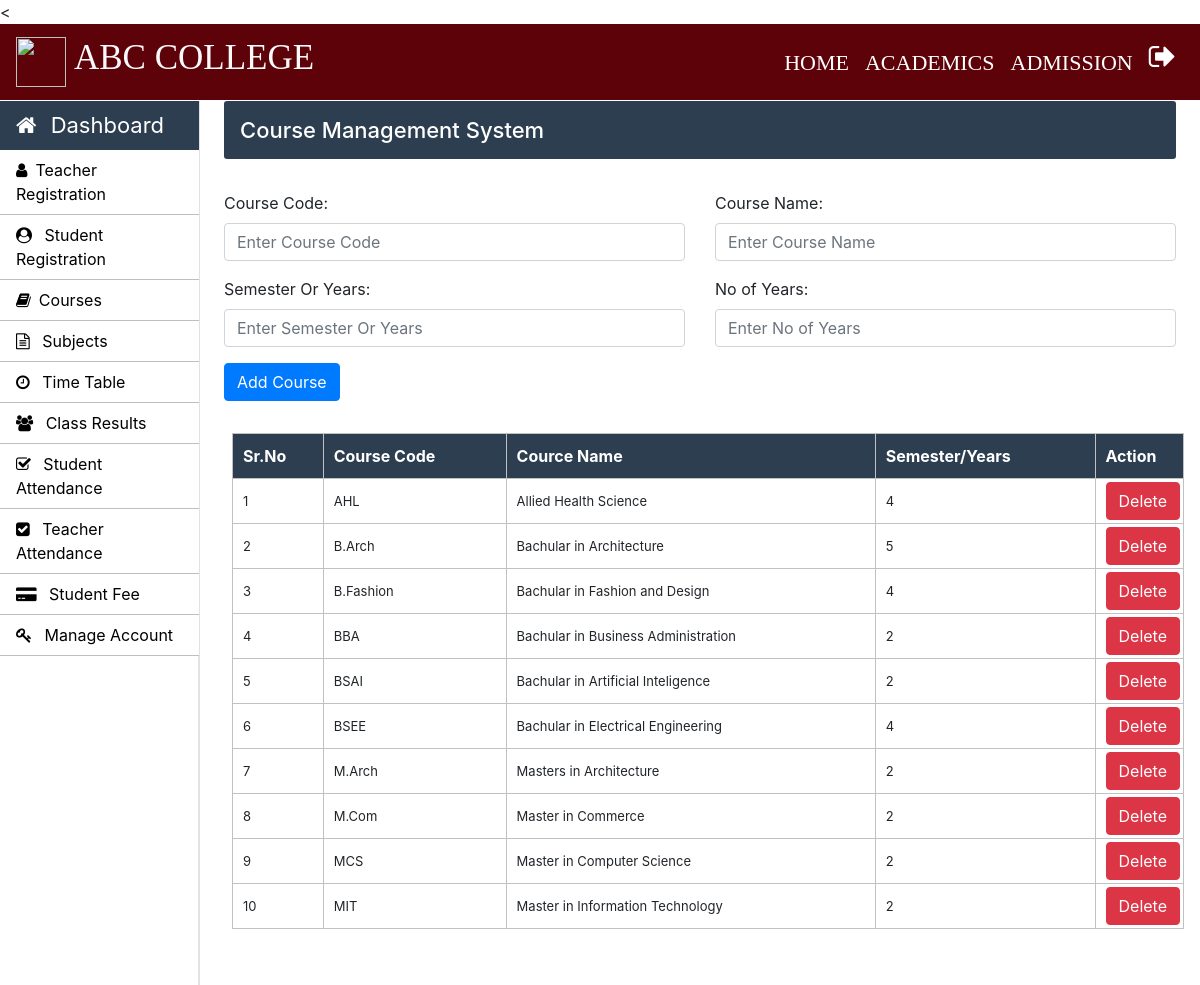
The app's page /Admin/courses.php (signed in), older data.
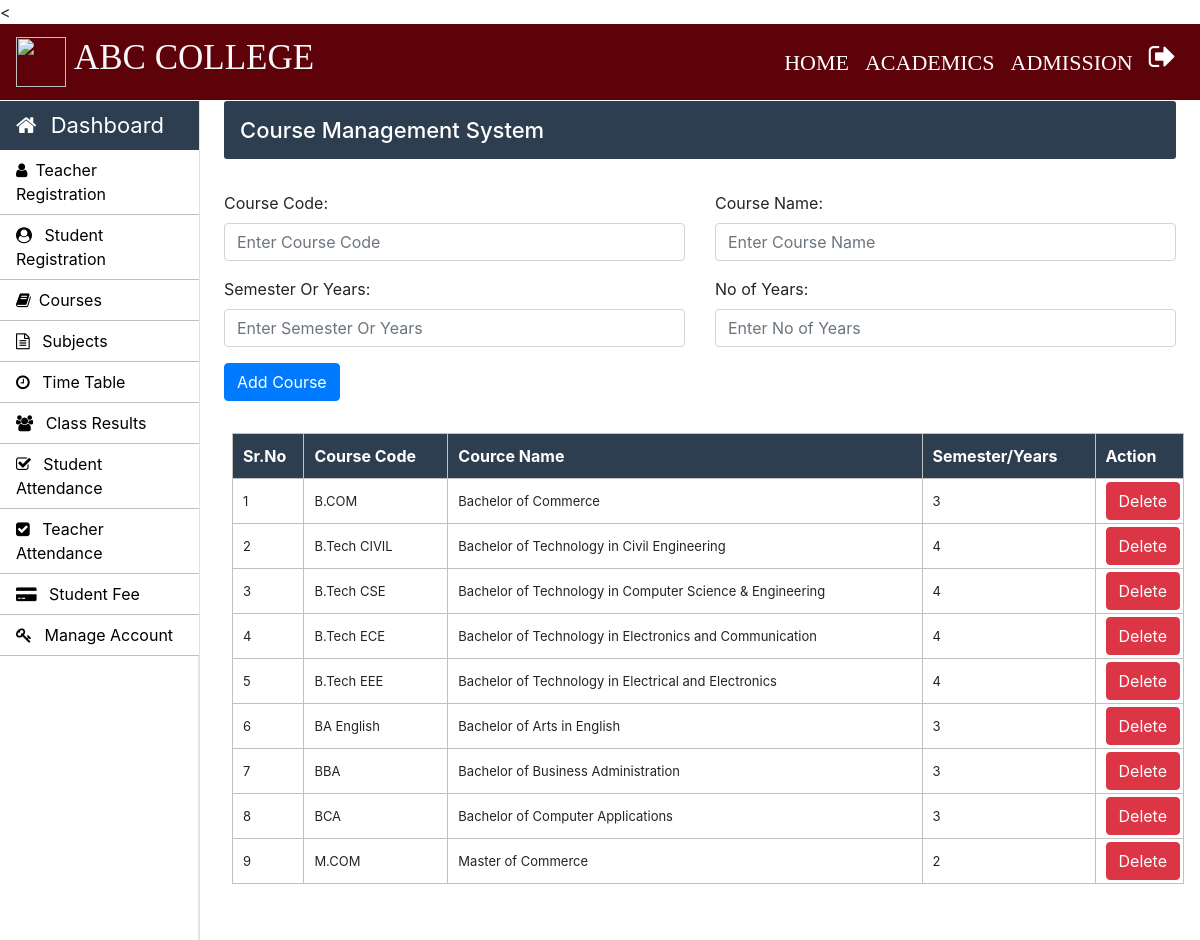
The same page, newer data.
### tables this page shows
CREATE TABLE `courses` (
  `course_code` varchar(20) NOT NULL,
  `course_name` varchar(100) NOT NULL,
  `semester_or_year` varchar(10) NOT NULL,
  `no_of_year` int(10) NOT NULL
);

### Admin/courses.php (the view, shortened to what this page needs)
<?php
		require_once "../connection/connection.php";
	?>
<!doctype html>
<html lang="en">
	<head>
	</head>
	<body>
		<?php include('../common/common-header.php') ?>
		<?php include('../common/admin-sidebar.php') ?>
		<main role="main" class="col-xl-10 col-lg-9 col-md-8 ml-sm-auto px-md-4 mb-2 w-100">
			<div class="sub-main">
				<div class="bar-margin text-center d-flex flex-wrap flex-md-nowrap pt-3 pb-2 mb-3 text-white admin-dashboard pl-3">
					<h4>Course Management System </h4>
				</div>
				<div class="row">
					<div class="col-md-12">
						<form action="courses.php" method="post">
							<div class="row mt-3">
								<div class="col-md-6">
									<div class="form-group">
										<label for="exampleInputEmail1">Course Code: </label>
										<input type="text" name="course_code" class="form-control" required placeholder="Enter Course Code">
									</div>
								</div>
								<div class="col-md-6">
									<div class="form-group">
										<label for="exampleInputPassword1">Course Name:</label>
										<input type="text" name="course_name" class="form-control" required placeholder="Enter Course Name">
									</div>
								</div>
							</div>
							<div class="row">
								<div class="col-md-6">
									<div class="form-group">
										<label for="exampleInputEmail1">Semester Or Years:</label>
										<input type="text" name="semester_or_year" class="form-control" required placeholder="Enter Semester Or Years">
									</div>
								</div>
								<div class="col-md-6">
									<div class="form-group">
										<label for="exampleInputPassword1">No of Years:</label>
										<input type="text" name="no_of_year" class="form-control" required  placeholder="Enter No of Years">
									</div>
								</div>
							</div>
							<div class="row w-100">
								<div class="col-md-12">
									<input type="submit" name="sub" value="Add Course" class=" btn btn-primary ml-auto">
								</div>
							</div>
						</form>
					</div>
				</div>
				<div class="row">
					<div class="col-md-12 ml-2">
						<section class="mt-3">
							<table class="w-100 table-elements mb-5 table-three-tr" cellpadding="3">
								<tr class="table-tr-head table-three text-white">
									<th>Sr.No</th>
									<th>Course Code</th>
									<th>Cource Name</th>
									<th>Semester/Years</th>
									<th>Action</th>
								</tr>
								<?php
									$sr=1;
									$query="select course_code,course_name,no_of_year from courses";
									$run=mysqli_query($con,$query);
									while($row=mysqli_fetch_array($run)) {
									echo	"<tr>";
									echo	"<td>".$sr++."</td>";
									echo	"<td>".$row['course_code']."</td>";
									echo	"<td>".$row['course_name']."</td>";
									echo	"<td>".$row['no_of_year']."</td>";
									echo	"<td width='20'><a class='btn btn-danger' href=delete-function.php?course_code=".$row['course_code'].">Delete</a></td>";
									echo	"</tr>";
									}
								?>
							</table>
						</section>
					</div>
				</div>
			</div>
		</main>
	</body>
</html>

Row changes from the older to the newer data that the page shows:
removed courses: course_code "AHL", course_name "Allied Health Science", no_of_year "4"
removed courses: course_code "B.Arch", course_name "Bachular in Architecture", no_of_year "5"
removed courses: course_code "B.Fashion", course_name "Bachular in Fashion and Design", no_of_year "4"
removed courses: course_code "BSAI", course_name "Bachular in Artificial Inteligence", no_of_year "2"
removed courses: course_code "BSEE", course_name "Bachular in Electrical Engineering", no_of_year "4"
removed courses: course_code "M.Arch", course_name "Masters in Architecture", no_of_year "2"
removed courses: course_code "M.Com", course_name "Master in Commerce", no_of_year "2"
removed courses: course_code "MCS", course_name "Master in Computer Science", no_of_year "2"
removed courses: course_code "MIT", course_name "Master in Information Technology", no_of_year "2"
added courses: course_code "B.COM", course_name "Bachelor of Commerce", no_of_year "3"
added courses: course_code "B.Tech CIVIL", course_name "Bachelor of Technology in Civil Engineering", no_of_year "4"
added courses: course_code "B.Tech CSE", course_name "Bachelor of Technology in Computer Science & Engineering", no_of_year "4"
added courses: course_code "B.Tech ECE", course_name "Bachelor of Technology in Electronics and Communication", no_of_year "4"
added courses: course_code "B.Tech EEE", course_name "Bachelor of Technology in Electrical and Electronics", no_of_year "4"
added courses: course_code "BA English", course_name "Bachelor of Arts in English", no_of_year "3"
changed courses "BBA": course_name "Bachular in Business Administration" → "Bachelor of Business Administration"; no_of_year "2" → "3"
added courses: course_code "BCA", course_name "Bachelor of Computer Applications", no_of_year "3"
added courses: course_code "M.COM", course_name "Master of Commerce", no_of_year "2"
